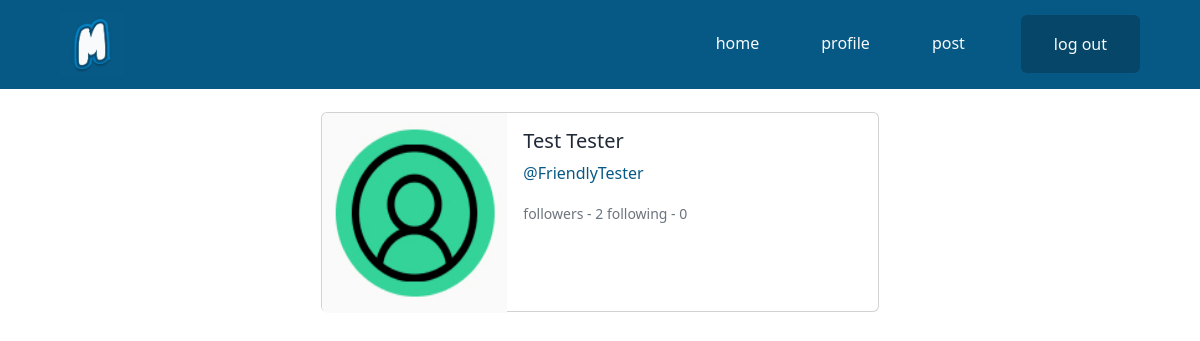
Screenshot of /following.php?user=1 (signed in) with the database file from the repository.
### tables this page shows
CREATE TABLE IF NOT EXISTS `followers` (
  `followerid` int(11) NOT NULL AUTO_INCREMENT,
  `followedUserid` int(11) NOT NULL,
  `followerUserid` int(11) NOT NULL,
  PRIMARY KEY (`followerid`),
  KEY `followedUserid` (`followedUserid`),
  KEY `followerUserid` (`followerUserid`)
);

CREATE TABLE IF NOT EXISTS `users` (
  `userid` int(11) NOT NULL AUTO_INCREMENT,
  `firstname` varchar(255) NOT NULL,
  `lastname` varchar(255) NOT NULL,
  `email` varchar(255) NOT NULL,
  `username` varchar(255) NOT NULL,
  `password` varchar(255) NOT NULL,
  `profilePic` varchar(255) NOT NULL,
  `bio` varchar(255) NOT NULL,
  PRIMARY KEY (`userid`)
);

### following.php (the view, shortened to what this page needs)
<?php require './templates/header.php' ?>
<body>
<?php require './templates/navbar.php' ?>
<section class="container" style="margin-top: 7rem;">
  <div class="followingAccounts">
    <?php
    require './includes/connection.inc.php';
    $userid = mysqli_real_escape_string($conn, $_GET['user']);
    $userid = intval($userid);
    $sql = "SELECT followers.followedUserid, followers.followerUserid, users.firstname, users.lastname, users.username, users.profilePic FROM followers INNER JOIN users ON followers.followedUserid=users.userid WHERE followerUserid=$userid;";
    $result = mysqli_query($conn, $sql);
    if(mysqli_num_rows($result)<=0){
      echo '<p style="margin-top:8rem; text-align:center;font-size:2rem;">you are following no other accounts<p>';
    } else {
      $output = "";
      while($row = mysqli_fetch_assoc($result)){
        $sql="SELECT * FROM followers WHERE followedUserid=$row[followedUserid];";
        if($results = mysqli_query($conn, $sql)){
          $accountFollowers = mysqli_num_rows($results);
        }
        $sql = "SELECT * FROM followers WHERE followerUserid=$row[followedUserid];";
        if($results = mysqli_query($conn, $sql)){
          $accountFollowing = mysqli_num_rows($results);
        }
        $output .= '<div class="card mb-3 m-auto" style="width: 50%;height:200px;">
        <div class="row g-0">
          <div class="col-md-4">
            <img src="'.$row['profilePic'].'" class="img-fluid rounded-start" alt="'.$row['username'].'" style="height:200px;">
          </div>
          <div class="col-md-8">
            <div class="card-body">
              <h5 class="card-title">'.$row['firstname'].' '.$row['lastname'] .'</h5>
              <p class="card-text"><a href="./profilepage.php?user='.$row['followedUserid'].'" class="link-brand underline">@' .$row['username'] .'</a></p>
              <p class="card-text"><small class="text-muted">followers - '.$accountFollowers .' following - ' .$accountFollowing. '</small></p>
            </div>
          </div>
          </div>
      </div>';
      }
      echo $output;
    }
    ?>
  </div>
</section>
</body>
</html>

### style/normal.css (style rules this page uses)
:root { --primary-light: #f9fafb; --primary-dark: #1f2937; --brand-color: #075985; }
h1, h2, h3, h4, h5, h6 { color: var(--primary-dark); }
.link-brand { text-decoration: none; color: var(--brand-color); }
.underline { position: relative; }
.underline::before { content: ''; position: absolute; bottom: 0; right: 0; width: 0; height: 2px; background-color: var(--brand-color); transition: width 0.6s cubic-bezier(0.25, 1, 0.5, 1); }
body { background-color: var(--brand-secondary); }

### style/desktop.css (style rules this page uses)
:root { --primary-light: #f9fafb; --primary-dark: #1f2937; --brand-color: #075985; }
h1, h2, h3, h4, h5, h6 { color: var(--primary-dark); }
.link-brand { text-decoration: none; color: var(--brand-color); }
.underline { position: relative; }
.underline::before { content: ''; position: absolute; bottom: 0; right: 0; width: 0; height: 2px; background-color: var(--brand-color); transition: width 0.6s cubic-bezier(0.25, 1, 0.5, 1); }
body { background-color: var(--brand-secondary); }

### style/tablet.css (style rules this page uses)
:root { --primary-light: #f9fafb; --primary-dark: #1f2937; --brand-color: #075985; }
h1, h2, h3, h4, h5, h6 { color: var(--primary-dark); }
.link-brand { text-decoration: none; color: var(--brand-color); }
.underline { position: relative; }
.underline::before { content: ''; position: absolute; bottom: 0; right: 0; width: 0; height: 2px; background-color: var(--brand-color); transition: width 0.6s cubic-bezier(0.25, 1, 0.5, 1); }
body { background-color: var(--brand-secondary); }

### style/smartphone.css (style rules this page uses)
:root { --primary-light: #f9fafb; --primary-dark: #1f2937; --brand-color: #075985; }
h1, h2, h3, h4, h5, h6 { color: var(--primary-dark); }
.link-brand { text-decoration: none; color: var(--brand-color); }
.underline { position: relative; }
.underline::before { content: ''; position: absolute; bottom: 0; right: 0; width: 0; height: 2px; background-color: var(--brand-color); transition: width 0.6s cubic-bezier(0.25, 1, 0.5, 1); }
body { background-color: var(--brand-secondary); }
.followingAccounts { display: block; margin-left: 4rem; width: 17rem; }
.followingAccounts:first-child { margin-top: 6rem !important; }
.followingAccounts img { width: 100%; height: 12rem; }

### rows the page displays
followers: followedUserid.profilePic (picture), followedUserid.firstname "Test", followedUserid.lastname "Tester", followedUserid.username "FriendlyTester", accountFollowers "2", accountFollowing "0"
